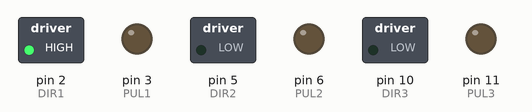
Recording of a sketch running on a simulated Arduino Uno, built with avr-gcc and run on an emulated ATmega328P. Parts: switched loads named in the sketch (green lamp = pin HIGH), output pins drawn as LEDs (lit = HIGH).

Above: at 0.1 s.
At 5.1 s:
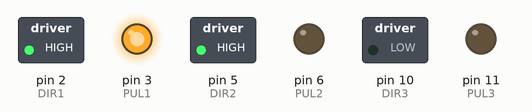
At 15.1 s:
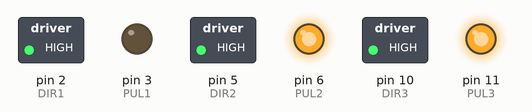
At 25.1 s:
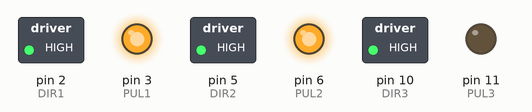
At 35.1 s:
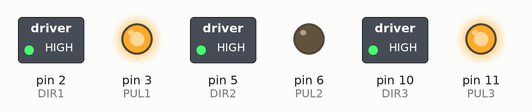
Timing chart, 0 to 36.6 s (numbered marks = the images above):
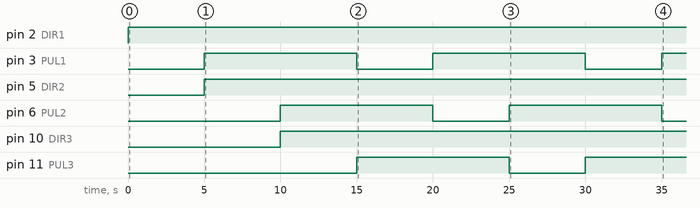

Measured:
- by itself, pin 2 (DIR1): LOW → HIGH at 0.00 s
- by itself, pin 3 (PUL1), pin 6 (PUL2): alternates HIGH for 10.0 s and LOW for 5.0 s
- by itself, pin 5 (DIR2): LOW → HIGH at 5.0 s
- by itself, pin 10 (DIR3): LOW → HIGH at 10.0 s
- by itself, pin 11 (PUL3): LOW → HIGH at 15.0 s, → LOW 10.0 s later, → HIGH 5.0 s later

The sketch:

code.ino
```cpp
// Varbile of Motor 1
int DIR1 = 2;
int PUL1 = 3;

// Varbile of Motor 2
int DIR2 = 5;
int PUL2 = 6;

// Varbile of Motor 3
int DIR3 = 10;
int PUL3 = 11;

void setup() {
  pinMode (PUL1, OUTPUT);
  pinMode (DIR1, OUTPUT);
  pinMode (PUL2, OUTPUT);
  pinMode (DIR2, OUTPUT);
  pinMode (PUL3, OUTPUT);
  pinMode (DIR3, OUTPUT);
}

void loop() {
  digitalWrite(DIR1,HIGH);
  digitalWrite(PUL1,LOW);
  delay(5000);
  digitalWrite(PUL1,HIGH);

  digitalWrite(DIR2,HIGH);
  digitalWrite(PUL2,LOW);
  delay(5000);
  digitalWrite(PUL2,HIGH);

  digitalWrite(DIR3,HIGH);
  digitalWrite(PUL3,LOW);
  delay(5000);
  digitalWrite(PUL3,HIGH);
}
```
